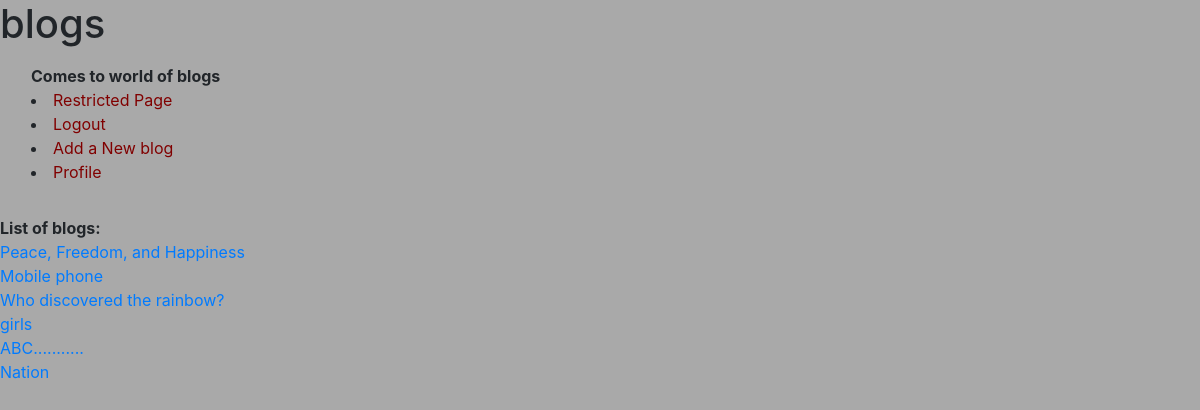
Before: /blogs/ (signed in) with the older database file.
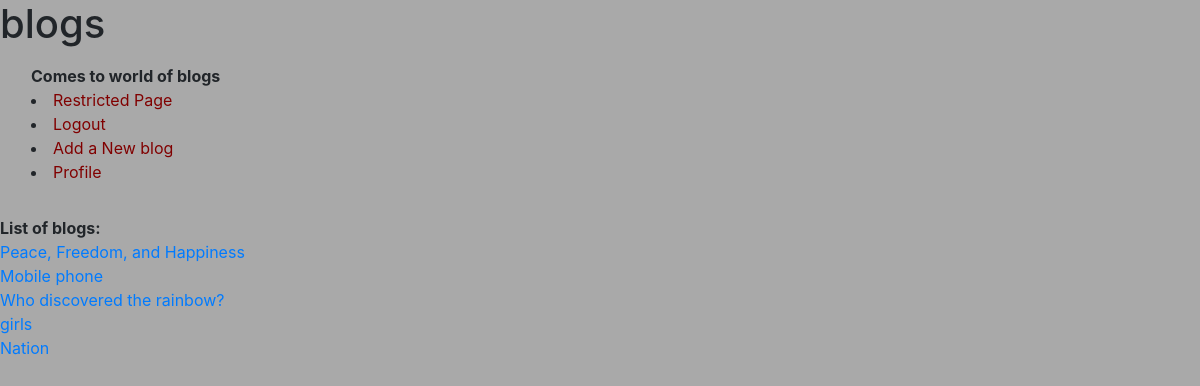
After: the same page with the newer database file.
### blogs/models.py (models this page shows, shortened)
class blog(models.Model):
    title = models.CharField(max_length=128, unique=True)
    created_by = models.ForeignKey(UserProfile)
    body = models.CharField(max_length=5000)
    slug = models.SlugField(null=False)
    views = models.IntegerField(default=0)
    likedBy = models.ManyToManyField(UserProfile, related_name='likes', symmetrical=False)

### blogs/views.py (the view)
def index(request):
    context_dict = {'boldmessage': "Comes to world of blogs"}
    if request.user.is_authenticated():
        Profile = UserProfile.objects.get(user=request.user.id)
        context_dict['profile'] = Profile
        followings = Profile.follows.all()
        L = []
        for i in followings:
            L.append(i.id)
        blogs = blog.objects.filter(created_by__in=L)
        context_dict['list_blogs'] = blogs
    return render(request, 'blogs/index.html', context_dict)

### templates/blogs/index.html (shortened to what this page needs)
<!DOCTYPE html>
<html>
    <head>
            <link rel="stylesheet" href="https://stackpath.bootstrapcdn.com/bootstrap/4.5.2/css/bootstrap.min.css">
    </head>
    <body style="background-color:DarkGray;">
    <h1> blogs </h1>
    <div class="navbar navbar-inverse navbar-fixed-top" role="navigation">
      <div class="container-fluid">
        <div class="navbar-header">
            <strong>{{ boldmessage }}</strong><br />
            {% if user.is_authenticated %}
            <li><a href="{% url 'restricted' %}" style="color:Maroon;">Restricted Page</a></li>
            <li><a href="{% url 'logout' %}" style="color:Maroon;">Logout</a></li>
            <li><a href="{% url 'add_blog' %}" style="color:Maroon;">Add a New blog</a></li>
            <li><a href="/blogs/user/{{profile.alias}}" style="color:Maroon;">Profile</a></li><br>
        </div>
      </div>
    </div>
            <strong>List of blogs: </strong>
            <br>{% for i in list_blogs %}
                <a href="/blogs/blog/{{ i.slug }}">{{i.title}}</a><br>
            {% endfor %}<br>
        {% else %}
            <li><a href="{% url 'register' %}">Register Here</a></li>
            <li><a href="{% url 'login' %}">Logine</a></li>
        {% endif %}
    </body>
</html>

Changed rows visible on the page:
removed blog: title "ABC..........."
